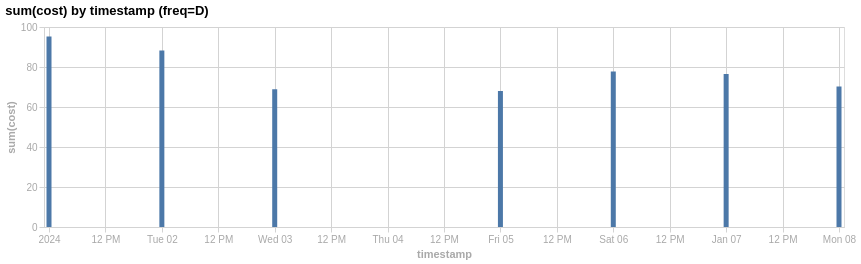

Write notebook code for a chart like this one.
### Code cell
eda.plot_aggy(df_ts, "timestamp", "cost", agg="sum", freq="D", fill_empty=False)

### Figure 1 — Vega-Lite specification as saved in the notebook (floating-point values rounded to 4 significant figures)
{"config": {"axis": {"grid": true, "gridColor": "#d3d3d3", "tickColor": "#d3d3d3", "domainColor": "#d3d3d3", "labelColor": "#a9a9a9", "titleColor": "#a9a9a9"}, "legend": {"orient": "top", "titleAnchor": "start", "columns": 0, "titleColor": "#a9a9a9", "labelColor": "#a9a9a9"}, "title": {"align": "left", "anchor": "start"}}, "data": {"name": "data-5459324c4f77868e818e08af6c576b8e"}, "mark": {"type": "bar"}, "encoding": {"tooltip": [{"field": "timestamp", "type": "temporal"}, {"field": "agg_value", "type": "quantitative"}], "x": {"field": "timestamp", "title": "timestamp", "type": "temporal"}, "y": {"field": "agg_value", "title": "sum(cost)", "type": "quantitative"}}, "height": 200, "params": [{"name": "param_1e9efca18e7a2868", "select": {"type": "interval", "encodings": ["x", "y"]}, "bind": "scales"}], "title": "sum(cost) by timestamp (freq=D)", "width": 800, "$schema": "https://vega.github.io/schema/vega-lite/v6.4.1.json", "datasets": {"data-5459324c4f77868e818e08af6c576b8e": [{"timestamp": "2024-01-01T00:00:00", "agg_value": 95.26}, {"timestamp": "2024-01-02T00:00:00", "agg_value": 88.2}, {"timestamp": "2024-01-03T00:00:00", "agg_value": 68.88}, {"timestamp": "2024-01-05T00:00:00", "agg_value": 68.03}, {"timestamp": "2024-01-06T00:00:00", "agg_value": 77.79}, {"timestamp": "2024-01-07T00:00:00", "agg_value": 76.5}, {"timestamp": "2024-01-08T00:00:00", "agg_value": 70.21}]}}
